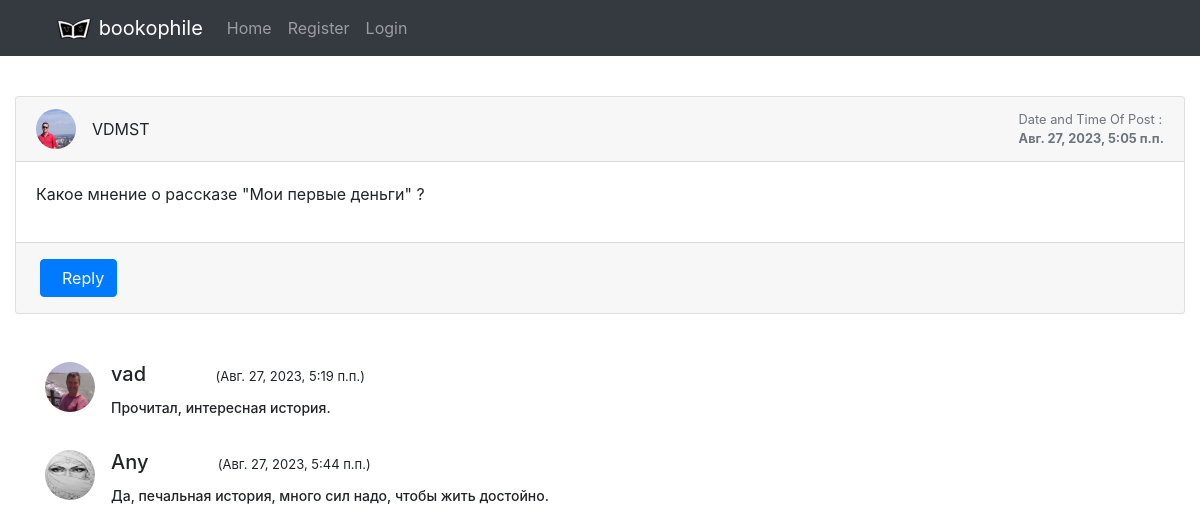
The page /discussion/1/ on the database its author committed.
### books/models.py (models this page shows)
class Post(models.Model):
    user1 = models.ForeignKey(User, on_delete=models.CASCADE, default=1)
    post_id = models.AutoField
    post_content = models.CharField(max_length=5000)
    timestamp= models.DateTimeField(default=now)
    image = models.ImageField(upload_to="images",default="")

class Replie(models.Model):
    user = models.ForeignKey(User, on_delete=models.CASCADE, default=1)
    reply_id = models.AutoField
    reply_content = models.CharField(max_length=5000)
    post = models.ForeignKey(Post, on_delete=models.CASCADE, default='')
    timestamp= models.DateTimeField(default=now)
    image = models.ImageField(upload_to="images",default="")

### books/views.py (the view, shortened to what this page needs)
# urls.py: path("discussion/<int:myid>/",discussion, name="Discussions"),
def discussion(request, myid):
    post = Post.objects.filter(id=myid).first()
    replies = Replie.objects.filter(post=post)
    return render(request, "books/discussion.html", {'post':post, 'replies':replies})

### books/templates/books/discussion.html (shortened to what this page needs)
{% extends 'basic.html' %}
{% load django_bootstrap5 %
{% block body %}
<br>
<div class="container-fluid mt-5">
    <div class="row">
        <div class="col-md-12">
            <div class="card mb-4">
                <div class="card-header">
                    <div class="media flex-wrap w-100 align-items-center"> <img src="/media/{{post.image}}"
                            class="d-block ui-w-40 rounded-circle" alt="" width="40px" height="40px">
                        <div class="media-body ml-3" style="text-transform: uppercase;"> <a data-abc="true">{{post.user1}}</a>
                        </div>
                        <div class="text-muted small ml-3">
                            <div>Date and Time Of Post :</div>
                            <div><strong>{{post.timestamp}}</strong></div>
                        </div>
                    </div>
                </div>
                <div class="card-body">
                    <p>{{post.post_content}}</p>
                </div>
                <div class="card-footer d-flex flex-wrap justify-content-between align-items-center px-0 pt-0 pb-3">
                    <div class="px-4 pt-3"> <button type="button" class="btn btn-primary" data-target="#reply" data-toggle="modal">&nbsp; Reply</button> </div>
                </div>
            </div>
        </div>
    </div>
</div>
{% for reply in replies %}
<br>
<div class="container">
<div class="media">
    <img class="mr-3 rounded-circle" src="/media/{{reply.image}}" alt="." width="50px" height="50px">
    <div class="media-body">
      <h5 class="mt-0">{{reply.user}}	&nbsp;	&nbsp;	&nbsp;	&nbsp;	&nbsp;	&nbsp;  <span><small style="font-size: 13px;">({{reply.timestamp}})</small></span></h5>
      <h5><span><normal style="font-size: 14px;">{{reply.reply_content}}</normal></span></h5>
    </div>
  </div>
</div>
{% endfor %}

### rows shown on the page
Post: image (picture), user1 "VDMST", timestamp "Авг. 27, 2023, 5:05 п.п.", post_content "Какое мнение о рассказе \"Мои первые деньги\" ?"
Replie: image (picture), user "vad", timestamp "Авг. 27, 2023, 5:19 п.п.", reply_content "Прочитал, интересная история."
Replie: image (picture), user "Any", timestamp "Авг. 27, 2023, 5:44 п.п.", reply_content "Да, печальная история, много сил надо, чтобы жить достойно."
